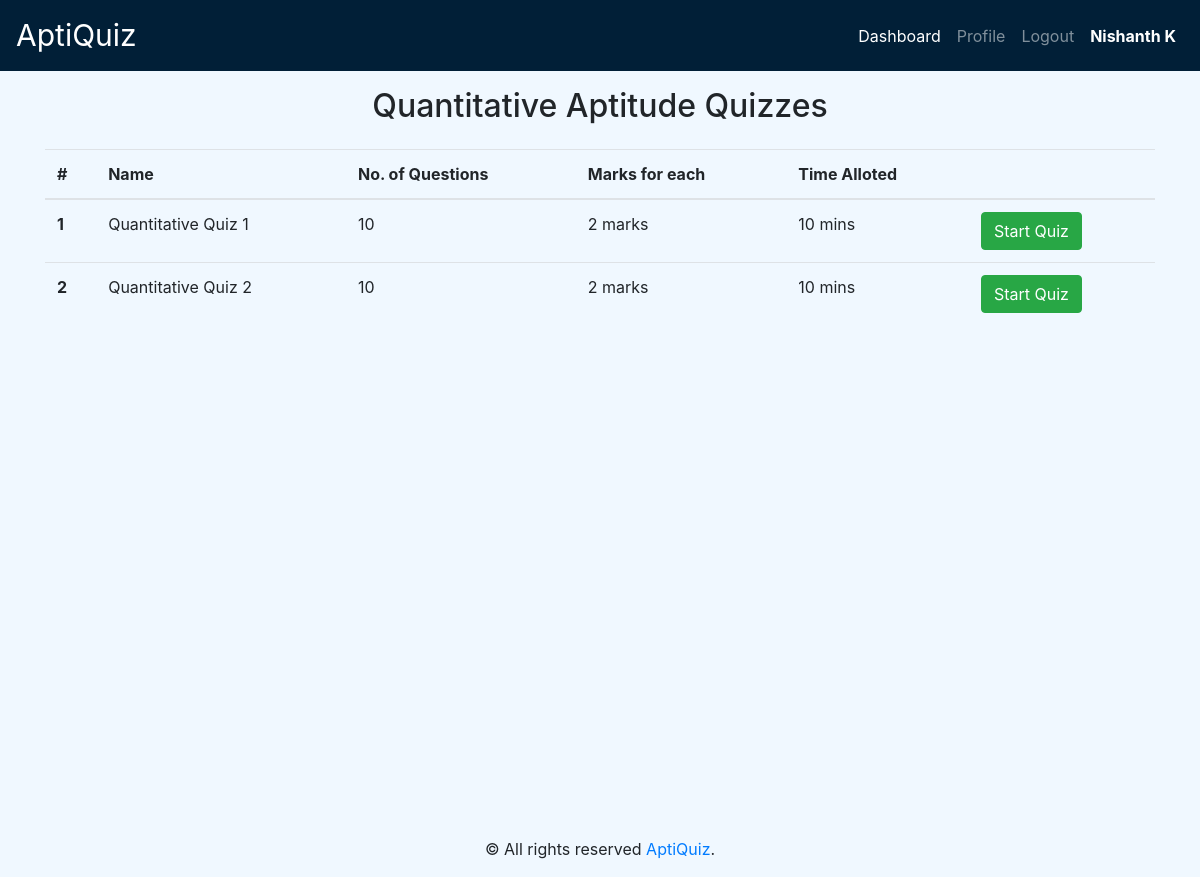
Page /view_quizzes/qa/ (signed in) on the committed database.
### quizapp/models.py (models this page shows, shortened)
class Quizzes(models.Model):
    Categories = [
        ('qa', 'Quantitative Aptitude'),
        ('lr', 'Logical Reasoning'),
        ('vb', 'Verbal Ability'),
    ]
    name = models.CharField(max_length=50)
    category = models.CharField(max_length=30, choices=Categories, default='qa')
    total_questions = models.IntegerField()
    marks_for_each = models.IntegerField()
    time_limit = models.FloatField(default=0)
    attendees = models.ManyToManyField(User, related_name='attended_quizzes', blank=True)

### quizapp/views.py (the view)
# urls.py: path('view_quizzes/<cat>/', views.view_quizzes, name='view_quizzes'),
@login_required(login_url='login')
def view_quizzes(request, cat):
    category = cat
    quizzes = Quizzes.objects.all().filter(category=category).exclude(attendees=request.user)
    return render(request, "user/view_quizzes.html", {'cat':category, 'quizzes': quizzes})

### quizapp/templatetags/quiz_tags.py (called while the page is built)
@register.filter
def have_questions(quiz_id):
    quiz = get_object_or_404(Quizzes, pk=quiz_id)
    if Questions.objects.filter(quiz=quiz).exists():
        return True
    else:
        return False

### templates/user/view_quizzes.html (shortened to what this page needs)
{% extends 'user/user_base.html' %}
{% load static %}
{% load quiz_tags %}
{% block content %}
<div class="container">
  <h2 class="text-center mt-3">
    {% if cat == 'qa' %}
    Quantitative Aptitude Quizzes
    {% elif cat == 'lr' %}
    Logical Reasoning Quizzes
    {% elif cat == 'vb' %}
    Verbal Ability Quizzes
    {% endif %}
  </h2>
  <div class="table-responsive mt-4 view-quizzes" style="height: 70vh;">
    <table class="table table-hover">
      <thead>
        <tr>
          <th scope="col">#</th>
          <th scope="col">Name</th>
          <th scope="col">No. of Questions</th>
          <th scope="col">Marks for each</th>
          <th scope="col">Time Alloted</th>
          <th scope="col"></th>
        </tr>
      </thead>
      <tbody>
        {% for quiz in quizzes %}
        {% if quiz.id|have_questions %}
        <tr>
          <th scope="row">{{ forloop.counter }}</th>
          <td>{{ quiz.name }}</td>
          <td>{{ quiz.total_questions }}</td>
          <td>{{ quiz.marks_for_each }} marks</td>
          <td>{{ quiz.time_limit|floatformat:0 }} mins</td>
          <td><a href="" class="btn btn-success" data-toggle="modal"
              data-target="#confirmModal{{ forloop.counter }}">Start Quiz</a></td>
        </tr>
        {% endif %}
        {% endfor %}
      </tbody>
    </table>
  </div>
</div>
{% endblock %}

### templates/user/user_base.html (shortened to what this page needs)
{% load static %}
<!DOCTYPE html>
<html lang="en">
<head>
    <link href="{% static 'dist/css/bootstrap.min.css' %}" rel="stylesheet">
    <link href="{% static 'css/user.css' %}" rel="stylesheet">
    <link href="{% static 'font-awesome/css/all.min.css' %}" rel="stylesheet">
    <link rel="stylesheet" href="{% static 'font-awesome/webfonts/fa-solid-900.woff2' %}">
    <link rel="stylesheet" href="{% static 'font-awesome/webfonts/fa-regular-400.woff2' %}">
</head>
<body>
    <nav class="navbar navbar-expand-lg navbar-dark" style="background-color: #011F37;">
        <a class="navbar-brand" href="#">AptiQuiz</a>
        <div class="collapse navbar-collapse" id="navbarNav">
            <ul class="navbar-nav ml-auto">
                <li class="nav-item {% if not page %}active{% endif %}">
                    <a class="nav-link" href="{% url 'user_dash' %}">Dashboard<span class="sr-only">(current)</span></a>
                </li>
                <li class="nav-item {% if page == 'profile' %}active{% endif %}">
                    <a class="nav-link" href="{% url 'profile' %}">Profile</a>
                </li>
                <li class="nav-item">
                    <a class="nav-link" href="{% url 'signout' %}">Logout</a>
                </li>
                <li class="nav-item active">
                    <b class="nav-link">{{ user.first_name }} {{ user.last_name}}</b>
                </li>
            </ul>
        </div>
    </nav>
    {% block content %}
    {% endblock %}
    <footer class="mastfoot">
        <div class="inner text-center">
            <p>&copy All rights reserved <a href="">AptiQuiz</a>.</p>
        </div>
    </footer>
</body>
</html>

### static/css/user.css (style rules this page uses)
body { background-color: aliceblue; }
.navbar-brand { font-size: 30px; }
.mastfoot { margin-top: 8rem; }

### rows in the picture
Quizzes: name "Quantitative Quiz 1", total_questions "10", marks_for_each "2", time_limit "10"
Quizzes: name "Quantitative Quiz 2", total_questions "10", marks_for_each "2", time_limit "10"

### other values in the picture
{{ user.first_name }} "Nishanth"
{{ user.last_name }} "K"
